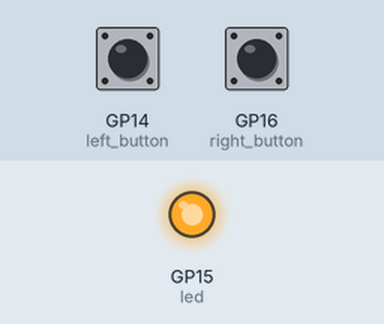
A program run on a simulated Raspberry Pi Pico running MicroPython. On the bench: output pins drawn as LEDs (lit = HIGH). Inputs (shaded band) come from the test bench; at power-on: GP14 (left_button) LOW, GP16 (right_button) LOW. Random numbers come from a fixed seed; what the program prints to the serial console is not drawn.

Above: at 0.1 s.
At 7.0 s:
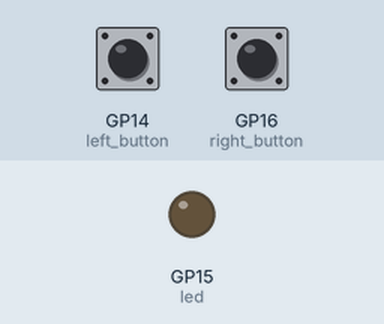
7.1 s: GP14 (left_button) pulled HIGH for 0.15 s
Timing chart, 0 to 10.1 s (numbered marks = the images above; inputs shaded):
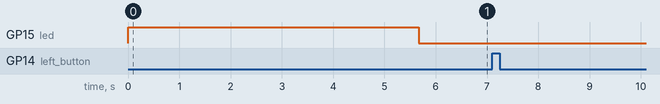

Measured:
- after the input at 7.1 s, every drawn part: stays the same

The program:

button_game.py
```python
import machine
import time
import random

pressed = False
fastest_button = None

led = machine.Pin(15, machine.Pin.OUT)

right_button = machine.Pin(16, machine.Pin.IN, machine.Pin.PULL_DOWN)
left_button = machine.Pin(14, machine.Pin.IN, machine.Pin.PULL_DOWN)

def button_handler(pin):
    global pressed
    if not pressed:
        pressed=True
        print(pin)
        global fastest_button
        fastest_button = pin
        timer_reaction = time.ticks_diff(time.ticks_ms(), timer_start)
        print("Your reaction time was " + str(timer_reaction) +" milliseconds!")

led.value(1)
time.sleep(random.uniform(5, 10))
led.value(0)

timer_start = time.ticks_ms()

left_button.irq(trigger=machine.Pin.IRQ_RISING, handler=button_handler)
right_button.irq(trigger=machine.Pin.IRQ_RISING, handler=button_handler)

while fastest_button is None:
    time.sleep(1)
if fastest_button is left_button:
    print("Left Player wins!")
elif fastest_button is right_button:
    print("Right Player wins!")
```
